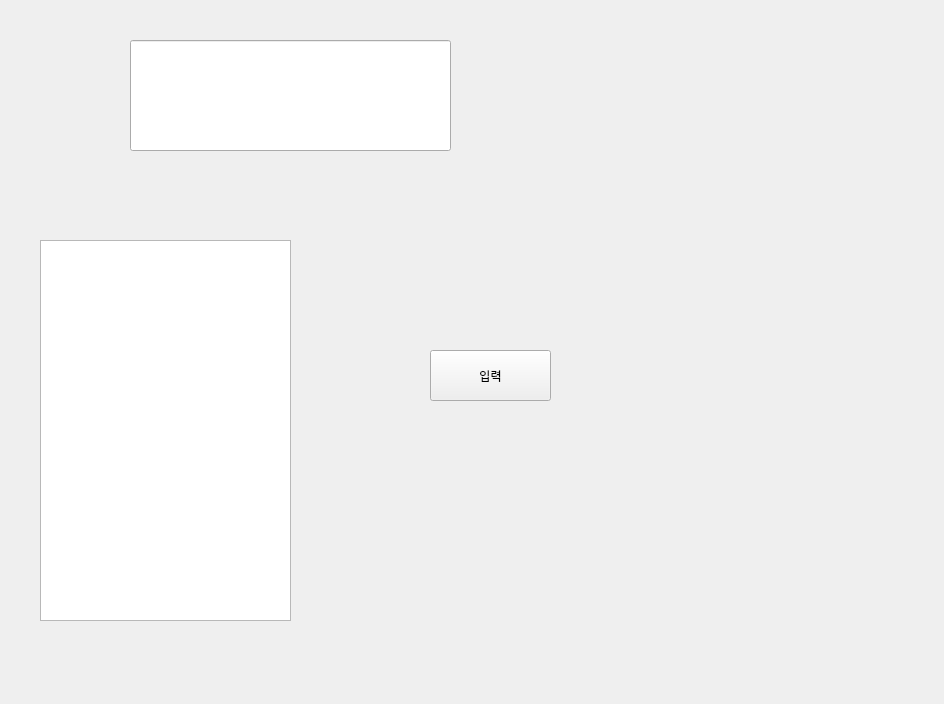
<?xml version="1.0" encoding="UTF-8"?>
<ui version="4.0">
 <class>MainWindowDesign</class>
 <widget class="QMainWindow" name="MainWindowDesign">
  <property name="geometry">
   <rect>
    <x>0</x>
    <y>0</y>
    <width>944</width>
    <height>704</height>
   </rect>
  </property>
  <property name="windowTitle">
   <string>QRosApp</string>
  </property>
  <property name="windowIcon">
   <iconset>
    <normaloff>:/images/icon.png</normaloff>:/images/icon.png</iconset>
  </property>
  <property name="locale">
   <locale language="English" country="Australia"/>
  </property>
  <widget class="QWidget" name="centralwidget">
   <widget class="QPushButton" name="pushButton">
    <property name="geometry">
     <rect>
      <x>430</x>
      <y>350</y>
      <width>121</width>
      <height>51</height>
     </rect>
    </property>
    <property name="text">
     <string>입력</string>
    </property>
   </widget>
   <widget class="QLineEdit" name="lineEdit">
    <property name="geometry">
     <rect>
      <x>130</x>
      <y>40</y>
      <width>321</width>
      <height>111</height>
     </rect>
    </property>
   </widget>
   <widget class="QTextEdit" name="log">
    <property name="geometry">
     <rect>
      <x>40</x>
      <y>240</y>
      <width>251</width>
      <height>381</height>
     </rect>
    </property>
   </widget>
  </widget>
  <action name="action_Quit">
   <property name="text">
    <string>&amp;Quit</string>
   </property>
   <property name="shortcut">
    <string>Ctrl+Q</string>
   </property>
   <property name="shortcutContext">
    <enum>Qt::ApplicationShortcut</enum>
   </property>
  </action>
  <action name="action_Preferences">
   <property name="text">
    <string>&amp;Preferences</string>
   </property>
  </action>
  <action name="actionAbout">
   <property name="text">
    <string>&amp;About</string>
   </property>
  </action>
  <action name="actionAbout_Qt">
   <property name="text">
    <string>About &amp;Qt</string>
   </property>
  </action>
 </widget>
 <resources/>
 <connections>
  <connection>
   <sender>action_Quit</sender>
   <signal>triggered()</signal>
   <receiver>MainWindowDesign</receiver>
   <slot>close()</slot>
   <hints>
    <hint type="sourcelabel">
     <x>-1</x>
     <y>-1</y>
    </hint>
    <hint type="destinationlabel">
     <x>399</x>
     <y>299</y>
    </hint>
   </hints>
  </connection>
 </connections>
</ui>
